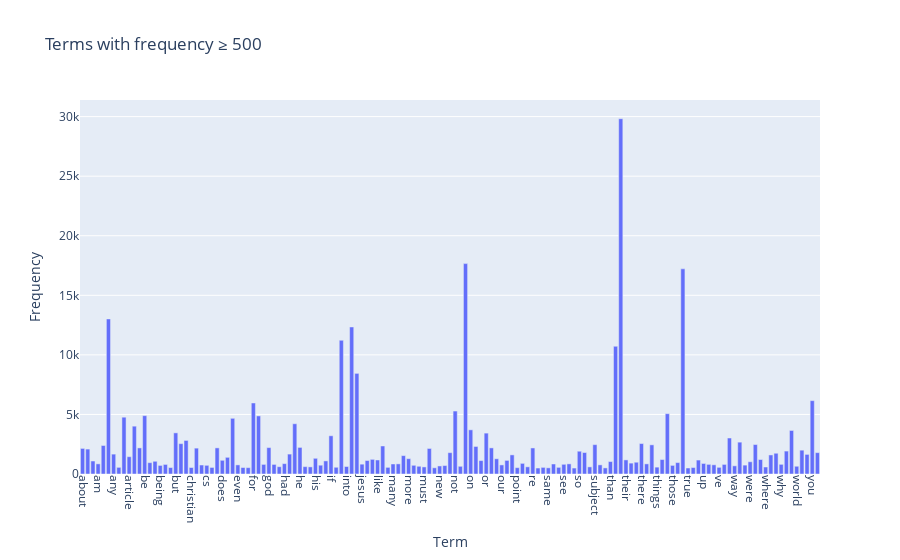

Notebook code for this chart:
### Markdown cell above
### >>> **Exercise 13 (take home):** 
The chart above only contains 300 vocabulary in the documents, and it's already computationally intensive to both compute and visualize. Can you efficiently reduce the number of terms you want to visualize as an exercise.

### Code cell
# Answer here
# Displaying only the top N terms or setting a minimum frequency threshold are both valid 
# approaches to reduce the number of terms shown in a visualization. Personally, I prefer 
# setting a minimum frequency threshold, because limiting the view to just the top N terms 
# might cause us to lose important but less frequent terms that are overshadowed by very 
# high-frequency ones. The code is shown below:

import tkinter as tk
from tkinter import simpledialog


input_window  = tk.Tk() # Create a hidden root window
input_window.withdraw()  # hide main window

threshold = int(simpledialog.askstring("Input", "Enter minimum frequency of words that you want to appear in your chart:"))

Full_list = pd.DataFrame({
    "Term": count_vect.get_feature_names_out(),
    "Frequency": term_frequencies
})
Filtered_lists = Full_list[Full_list["Frequency"] >= threshold]
print("Befor filter: ",len(Full_list),"\nAfter filter: ",len(Filtered_lists))
chart = px.bar(
    Filtered_lists,
    x="Term", y="Frequency",
    title=f"Terms with frequency ≥ {threshold}"
)
chart.update_layout(xaxis_tickangle=90)
chart.show()

### Figure 1 — Plotly figure (JSON) as saved in the notebook; plotly's stock layout.template omitted (floating-point values rounded to 4 significant figures; data arrays with more than 128 entries replaced by an {"elided": "..."} marker saying what was removed)
{"data": [{"hovertemplate": "Term=%{x}<br>Frequency=%{y}<extra></extra>", "legendgroup": "", "marker": {"color": "#636efa", "pattern": {"shape": ""}}, "name": "", "orientation": "v", "showlegend": false, "textposition": "auto", "type": "bar", "x": {"elided": "143 str values"}, "xaxis": "x", "y": {"elided": "143 int values"}, "yaxis": "y"}], "layout": {"barmode": "relative", "legend": {"tracegroupgap": 0}, "title": {"text": "Terms with frequency ≥ 500"}, "xaxis": {"anchor": "y", "domain": [0, 1], "tickangle": 90, "title": {"text": "Term"}}, "yaxis": {"anchor": "x", "domain": [0, 1], "title": {"text": "Frequency"}}}}
